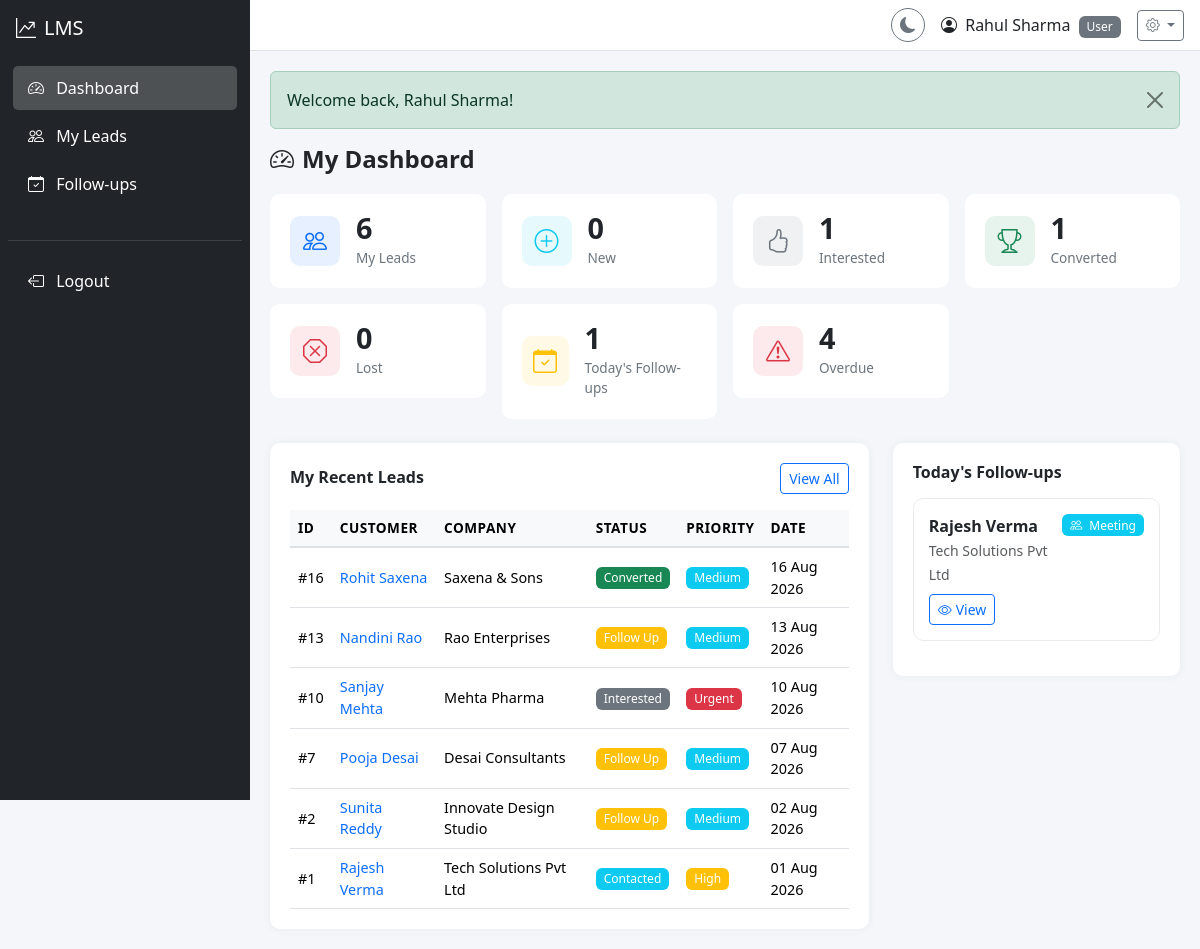
The page /user/dashboard.php (signed in) on the database its author committed.
### tables this page shows
CREATE TABLE `leads` (
    `id` INT UNSIGNED NOT NULL AUTO_INCREMENT,
    `customer_name` VARCHAR(150) NOT NULL,
    `company_name` VARCHAR(150) DEFAULT NULL,
    `mobile` VARCHAR(20) NOT NULL,
    `email` VARCHAR(150) DEFAULT NULL,
    `lead_source` VARCHAR(50) NOT NULL,
    `product_service` VARCHAR(255) NOT NULL,
    `priority` ENUM('Low','Medium','High','Urgent') NOT NULL DEFAULT 'Medium',
    `assigned_user_id` INT UNSIGNED DEFAULT NULL,
    `lead_status` ENUM('New','Contacted','Follow Up','Interested','Converted','Not Interested','Lost') NOT NULL DEFAULT 'New',
    `remarks` TEXT DEFAULT NULL,
    `created_by` INT UNSIGNED NOT NULL,
    `created_at` DATETIME NOT NULL DEFAULT CURRENT_TIMESTAMP,
    `updated_at` DATETIME NOT NULL DEFAULT CURRENT_TIMESTAMP ON UPDATE CURRENT_TIMESTAMP,
    `deleted_at` DATETIME DEFAULT NULL,
    PRIMARY KEY (`id`),
    KEY `idx_leads_assigned_user` (`assigned_user_id`),
    KEY `idx_leads_created_by` (`created_by`),
    KEY `idx_leads_status` (`lead_status`),
    KEY `idx_leads_source` (`lead_source`),
    KEY `idx_leads_priority` (`priority`),
    KEY `idx_leads_created_at` (`created_at`),
    KEY `idx_leads_email` (`email`),
    KEY `idx_leads_mobile` (`mobile`),
    KEY `idx_leads_deleted_at` (`deleted_at`),
    CONSTRAINT `fk_leads_assigned_user` FOREIGN KEY (`assigned_user_id`) REFERENCES `users` (`id`) ON DELETE SET NULL,
    CONSTRAINT `fk_leads_created_by` FOREIGN KEY (`created_by`) REFERENCES `users` (`id`) ON DELETE CASCADE
);

CREATE TABLE `follow_ups` (
    `id` INT UNSIGNED NOT NULL AUTO_INCREMENT,
    `lead_id` INT UNSIGNED NOT NULL,
    `user_id` INT UNSIGNED NOT NULL,
    `follow_up_date` DATE NOT NULL,
    `follow_up_type` ENUM('Call','Email','WhatsApp','Meeting') NOT NULL,
    `discussion` TEXT DEFAULT NULL,
    `next_follow_up_date` DATE DEFAULT NULL,
    `status` ENUM('Pending','Completed','Cancelled') NOT NULL DEFAULT 'Pending',
    `created_at` DATETIME NOT NULL DEFAULT CURRENT_TIMESTAMP,
    `updated_at` DATETIME NOT NULL DEFAULT CURRENT_TIMESTAMP ON UPDATE CURRENT_TIMESTAMP,
    PRIMARY KEY (`id`),
    KEY `idx_followups_lead` (`lead_id`),
    KEY `idx_followups_user` (`user_id`),
    KEY `idx_followups_date` (`follow_up_date`),
    KEY `idx_followups_status` (`status`),
    CONSTRAINT `fk_followups_lead` FOREIGN KEY (`lead_id`) REFERENCES `leads` (`id`) ON DELETE CASCADE,
    CONSTRAINT `fk_followups_user` FOREIGN KEY (`user_id`) REFERENCES `users` (`id`) ON DELETE CASCADE
);

### user/dashboard.php (the view, shortened to what this page needs)
<?php
$db = getDBConnection();
$userId = $_SESSION['user_id'];
$totalLeads = getTotalLeadsCount($userId);
$newLeads = getLeadsCountByStatus('New', $userId);
$interestedLeads = getLeadsCountByStatus('Interested', $userId);
$convertedLeads = getLeadsCountByStatus('Converted', $userId);
$lostLeads = getLeadsCountByStatus('Lost', $userId);
$todayFollowUps = getTodayFollowUpsCount($userId);
$overdueFollowUps = getOverdueFollowUpsCount($userId);
$stmt = $db->prepare("SELECT l.*, u.name as assigned_user_name FROM leads l LEFT JOIN users u ON l.assigned_user_id = u.id WHERE l.assigned_user_id = ? AND l.deleted_at IS NULL ORDER BY l.created_at DESC LIMIT 10");
$stmt->execute([$userId]);
$recentLeads = $stmt->fetchAll();
$stmt = $db->prepare("
    SELECT f.*, l.customer_name, l.company_name
    FROM follow_ups f
    JOIN leads l ON f.lead_id = l.id
    WHERE f.user_id = ? AND f.follow_up_date = CURDATE() AND f.status = 'Pending' AND l.deleted_at IS NULL
    ORDER BY f.follow_up_date ASC
    LIMIT 10
");
$stmt->execute([$userId]);
$todaysFollowUps = $stmt->fetchAll();
require_once __DIR__ . '/../includes/header.php';
require_once __DIR__ . '/../includes/sidebar.php';
?>
<div class="content-wrapper">
    <?php require_once __DIR__ . '/../includes/navbar.php'; ?>
    <div class="content">
        <?php $flash = getFlashMessage(); if ($flash): ?>
        <div class="alert alert-<?= $flash['type'] === 'error' ? 'danger' : $flash['type'] ?> alert-dismissible fade show" role="alert">
            <?= escape($flash['message']) ?>
            <button type="button" class="btn-close" data-bs-dismiss="alert"></button>
        </div>
        <?php endif; ?>
        <div class="page-header">
            <h4><i class="bi bi-speedometer2 me-2"></i>My Dashboard</h4>
        </div>
        <div class="row g-3 mb-4">
            <div class="col-6 col-md-4 col-lg-3">
                <div class="card stat-card">
                    <div class="card-body d-flex align-items-center">
                        <div class="stat-icon bg-primary bg-opacity-10 text-primary me-3">
                            <i class="bi bi-people"></i>
                        </div>
                        <div>
                            <div class="stat-value"><?= $totalLeads ?></div>
                            <div class="stat-label">My Leads</div>
                        </div>
                    </div>
                </div>
            </div>
            <div class="col-6 col-md-4 col-lg-3">
                <div class="card stat-card">
                    <div class="card-body d-flex align-items-center">
                        <div class="stat-icon bg-info bg-opacity-10 text-info me-3">
                            <i class="bi bi-plus-circle"></i>
                        </div>
                        <div>
                            <div class="stat-value"><?= $newLeads ?></div>
                            <div class="stat-label">New</div>
                        </div>
                    </div>
                </div>
            </div>
            <div class="col-6 col-md-4 col-lg-3">
                <div class="card stat-card">
                    <div class="card-body d-flex align-items-center">
                        <div class="stat-icon bg-secondary bg-opacity-10 text-secondary me-3">
                            <i class="bi bi-hand-thumbs-up"></i>
                        </div>
                        <div>
                            <div class="stat-value"><?= $interestedLeads ?></div>
                            <div class="stat-label">Interested</div>
                        </div>
                    </div>
                </div>
            </div>
            <div class="col-6 col-md-4 col-lg-3">
                <div class="card stat-card">
                    <div class="card-body d-flex align-items-center">
                        <div class="stat-icon bg-success bg-opacity-10 text-success me-3">
                            <i class="bi bi-trophy"></i>
                        </div>
                        <div>
                            <div class="stat-value"><?= $convertedLeads ?></div>
                            <div class="stat-label">Converted</div>
                        </div>
                    </div>
                </div>
            </div>
            <div class="col-6 col-md-4 col-lg-3">
                <div class="card stat-card">
                    <div class="card-body d-flex align-items-center">
                        <div class="stat-icon bg-danger bg-opacity-10 text-danger me-3">
                            <i class="bi bi-x-octagon"></i>
                        </div>
                        <div>
                            <div class="stat-value"><?= $lostLeads ?></div>
                            <div class="stat-label">Lost</div>
                        </div>
                    </div>
                </div>
            </div>
            <div class="col-6 col-md-4 col-lg-3">
                <div class="card stat-card">
                    <div class="card-body d-flex align-items-center">
                        <div class="stat-icon bg-warning bg-opacity-10 text-warning me-3">
                            <i class="bi bi-calendar-check"></i>
                        </div>
                        <div>
                            <div class="stat-value"><?= $todayFollowUps ?></div>
                            <div class="stat-label">Today's Follow-ups</div>
                        </div>
                    </div>
                </div>
            </div>
            <div class="col-6 col-md-4 col-lg-3">
                <div class="card stat-card">
                    <div class="card-body d-flex align-items-center">
                        <div class="stat-icon bg-danger bg-opacity-10 text-danger me-3">
                            <i class="bi bi-exclamation-triangle"></i>
                        </div>
                        <div>
                            <div class="stat-value"><?= $overdueFollowUps ?></div>
                            <div class="stat-label">Overdue</div>
                        </div>
                    </div>
                </div>
            </div>
        </div>
        <div class="row g-4">
            <div class="col-lg-8">
                <div class="table-container">
                    <div class="d-flex justify-content-between align-items-center mb-3">
                        <h6 class="mb-0 fw-bold">My Recent Leads</h6>
                        <a href="/LeadManagement/user/leads/index.php" class="btn btn-sm btn-outline-primary">View All</a>
                    </div>
                    <div class="table-responsive">
                        <table class="table table-hover mb-0">
                            <thead>
                                <tr>
                                    <th>ID</th>
                                    <th>Customer</th>
                                    <th>Company</th>
                                    <th>Status</th>
                                    <th>Priority</th>
                                    <th>Date</th>
                                </tr>
                            </thead>
                            <tbody>
                                <?php if (empty($recentLeads)): ?>
                                <tr><td colspan="6" class="text-center text-muted py-4">No leads assigned to you.</td></tr>
                                <?php else: ?>
                                <?php foreach ($recentLeads as $lead): ?>
                                <tr>
                                    <td>#<?= $lead['id'] ?></td>
                                    <td>
                                        <a href="/LeadManagement/user/leads/view.php?id=<?= $lead['id'] ?>" class="text-decoration-none fw-medium">
                                            <?= escape($lead['customer_name']) ?>
                                        </a>
                                    </td>
                                    <td><?= escape($lead['company_name'] ?? '-') ?></td>
                                    <td><?= getLeadStatusBadge($lead['lead_status']) ?></td>
                                    <td><?= getPriorityBadge($lead['priority']) ?></td>
                                    <td><?= formatDate($lead['created_at']) ?></td>
                                </tr>
                                <?php endforeach; ?>
                                <?php endif; ?>
                            </tbody>
                        </table>
                    </div>
                </div>
            </div>
            <div class="col-lg-4">
                <div class="table-container">
                    <h6 class="mb-3 fw-bold">Today's Follow-ups</h6>
                    <?php if (empty($todaysFollowUps)): ?>
                    <p class="text-muted text-center py-3">No follow-ups for today.</p>
                    <?php else: ?>
                    <?php foreach ($todaysFollowUps as $fu): ?>
                    <div class="followup-card">
                        <div class="d-flex justify-content-between align-items-start">
                            <div>
                                <strong><?= escape($fu['customer_name']) ?></strong><br>
                                <small class="text-muted"><?= escape($fu['company_name'] ?? '') ?></small>
                            </div>
                            <span class="badge bg-info">
                                <i class="bi <?= getFollowUpTypeIcon($fu['follow_up_type']) ?> me-1"></i>
                                <?= escape($fu['follow_up_type']) ?>
                            </span>
                        </div>
                        <div class="mt-2">
                            <a href="/LeadManagement/user/leads/view.php?id=<?= $fu['lead_id'] ?>" class="btn btn-sm btn-outline-primary">
                                <i class="bi bi-eye me-1"></i>View
                            </a>
                        </div>
                    </div>
                    <?php endforeach; ?>
                    <?php endif; ?>
                </div>
            </div>
        </div>
    </div>
</div>
<?php require_once __DIR__ . '/../includes/footer.php'; ?>

### includes/functions.php (shortened to what this page needs)
<?php
function escape($input) {
    return htmlspecialchars($input, ENT_QUOTES, 'UTF-8');
}
function getFlashMessage() {
    if (isset($_SESSION['flash_message'])) {
        $flash = $_SESSION['flash_message'];
        return $flash;
    }
    return null;
}
function getLeadStatusBadge($status) {
    $badges = [
        'New'            => 'primary',
        'Contacted'      => 'info',
        'Follow Up'      => 'warning',
        'Interested'     => 'secondary',
        'Converted'      => 'success',
        'Not Interested' => 'dark',
        'Lost'           => 'danger',
    ];
    $class = $badges[$status] ?? 'secondary';
    return '<span class="badge bg-' . $class . '">' . escape($status) . '</span>';
}
function getPriorityBadge($priority) {
    $badges = [
        'Low'    => 'success',
        'Medium' => 'info',
        'High'   => 'warning',
        'Urgent' => 'danger',
    ];
    $class = $badges[$priority] ?? 'secondary';
    return '<span class="badge bg-' . $class . '">' . escape($priority) . '</span>';
}
function getFollowUpTypeIcon($type) {
    $icons = [
        'Call'      => 'bi-telephone',
        'Email'     => 'bi-envelope',
        'WhatsApp'  => 'bi-whatsapp',
        'Meeting'   => 'bi-people',
    ];
    return $icons[$type] ?? 'bi-chat';
}
function formatDate($date) {
    return date('d M Y', strtotime($date));
}
function getTotalLeadsCount($userId = null) {
    $db = getDBConnection();
    $sql = "SELECT COUNT(*) FROM leads WHERE deleted_at IS NULL";
    $params = [];
    if ($userId) {
        $sql .= " AND assigned_user_id = ?";
        $params[] = $userId;
    }
    $stmt = $db->prepare($sql);
    $stmt->execute($params);
    return $stmt->fetchColumn();
}
function getLeadsCountByStatus($status, $userId = null) {
    $db = getDBConnection();
    $sql = "SELECT COUNT(*) FROM leads WHERE lead_status = ? AND deleted_at IS NULL";
    $params = [$status];
    if ($userId) {
        $sql .= " AND assigned_user_id = ?";
        $params[] = $userId;
    }
    $stmt = $db->prepare($sql);
    $stmt->execute($params);
    return $stmt->fetchColumn();
}
function getTodayFollowUpsCount($userId = null) {
    $db = getDBConnection();
    $sql = "SELECT COUNT(*) FROM follow_ups f JOIN leads l ON f.lead_id = l.id WHERE f.follow_up_date = CURDATE() AND f.status = 'Pending' AND l.deleted_at IS NULL";
    $params = [];
    if ($userId) {
        $sql .= " AND f.user_id = ?";
        $params[] = $userId;
    }
    $stmt = $db->prepare($sql);
    $stmt->execute($params);
    return $stmt->fetchColumn();
}
function getOverdueFollowUpsCount($userId = null) {
    $db = getDBConnection();
    $sql = "SELECT COUNT(*) FROM follow_ups f JOIN leads l ON f.lead_id = l.id WHERE f.follow_up_date < CURDATE() AND f.status = 'Pending' AND l.deleted_at IS NULL";
    $params = [];
    if ($userId) {
        $sql .= " AND f.user_id = ?";
        $params[] = $userId;
    }
    $stmt = $db->prepare($sql);
    $stmt->execute($params);
    return $stmt->fetchColumn();
}

### rows shown on the page
leads: id "16", customer_name "Rohit Saxena", company_name "Saxena & Sons", lead_status "Converted", priority "Medium", created_at "16 Aug 2026"
leads: id "13", customer_name "Nandini Rao", company_name "Rao Enterprises", lead_status "Follow Up", priority "Medium", created_at "13 Aug 2026"
leads: id "10", customer_name "Sanjay Mehta", company_name "Mehta Pharma", lead_status "Interested", priority "Urgent", created_at "10 Aug 2026"
leads: id "7", customer_name "Pooja Desai", company_name "Desai Consultants", lead_status "Follow Up", priority "Medium", created_at "07 Aug 2026"
leads: id "2", customer_name "Sunita Reddy", company_name "Innovate Design Studio", lead_status "Follow Up", priority "Medium", created_at "02 Aug 2026"
leads: id "1", customer_name "Rajesh Verma", company_name "Tech Solutions Pvt Ltd", lead_status "Contacted", priority "High", created_at "01 Aug 2026"
follow_ups: lead.customer_name "Rajesh Verma", lead.company_name "Tech Solutions Pvt Ltd", follow_up_type "Meeting"

### other values the page prints
$_SESSION['user_name'] "Rahul Sharma"
$_SESSION['user_role'] "User"
$flash['message'] "Welcome back, Rahul Sharma!"
$totalLeads "6"
$newLeads "0"
$interestedLeads "1"
$convertedLeads "1"
$lostLeads "0"
$todayFollowUps "1"
$overdueFollowUps "4"
